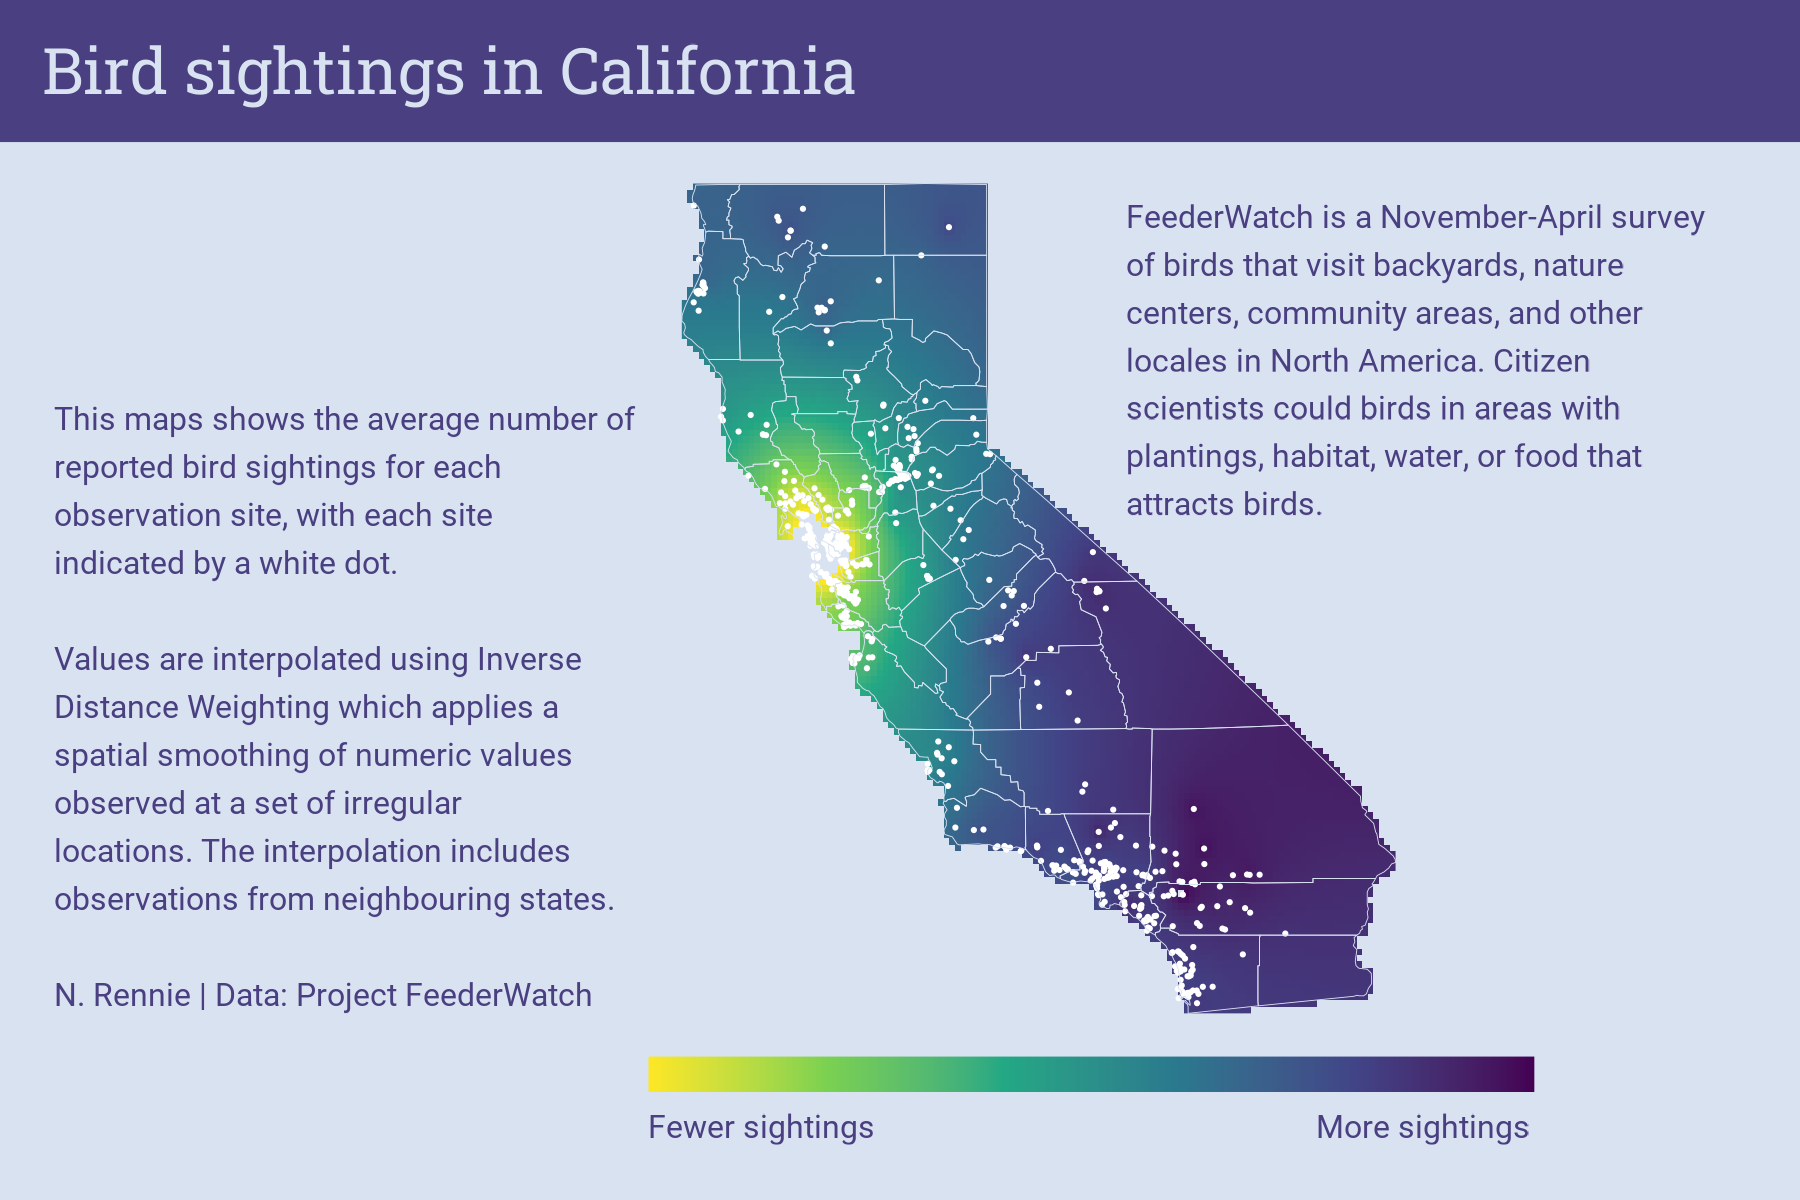

Write R code to recreate this figure.
library(tidyverse)
library(showtext)
library(camcorder)
library(sf)
library(spatstat)
library(raster)
library(terra)
library(tidyterra)
library(maps)

# load fonts
font_add_google("Roboto Slab", "slab")
font_add_google("Roboto", "roboto")
showtext_auto()

# load data
feederwatch <- readr::read_csv('https://raw.githubusercontent.com/rfordatascience/tidytuesday/master/data/2023/2023-01-10/PFW_2021_public.csv')
site_data <- readr::read_csv('https://raw.githubusercontent.com/rfordatascience/tidytuesday/master/data/2023/2023-01-10/PFW_count_site_data_public_2021.csv')

# data wrangling
plot_data <- feederwatch |> 
  select(loc_id, latitude, longitude, how_many) |> 
  group_by(loc_id) |> 
  mutate(how_many = mean(how_many, na.rm = TRUE)) |> 
  distinct() |> 
  ungroup() |> 
  select(latitude, longitude, how_many) |> 
  drop_na()

# get bg map
usa_map <- st_as_sf(map("county", plot = FALSE, fill = TRUE))
usa_map <- subset(counties, grepl("california", counties$ID))
bb <- st_bbox(usa_map)
usa_map$label = "Bird sightings in California"

# interpolate
obs_window <- owin(bb[c(1,3)], bb[c(2,4)])
ppp_birds <- ppp(plot_data$longitude,
                 plot_data$latitude,
                 marks = plot_data$how_many,
                 window = obs_window)
idw_birds <- idw(ppp_birds, power=0.05, at="pixels")
sp_idw_birds <- spatstat.geom::as.data.frame.im(idw_birds) |> 
  as_tibble()

# crop to area
obj_raster <- rast(sp_idw_birds)
obj_raster_mask <- crop(obj_raster, vect(usa_map)) %>%
  mask(vect(usa_map))

# points data
points_data <- feederwatch |> 
  separate(subnational1_code, into = c("country", "state"), sep = "-") |> 
  filter(state == "CA") |> 
  select(latitude, longitude) |> 
  distinct()

# start recording
gg_record(
  dir = file.path("2023", "2023-01-10", "recording"), # where to save the recording
  device = "png", # device to use to save images
  width = 6, # width of saved image
  height = 4, # height of saved image
  units = "in", # units for width and height
  dpi = 300 # dpi to use when saving image
)

# subtitle
st <- "This maps shows the average number of reported bird sightings for each observation site, with each site indicated by a white dot.\n\nValues are interpolated using Inverse Distance Weighting which applies a spatial smoothing of numeric values observed at a set of irregular locations. The interpolation includes observations from neighbouring states.\n\nN. Rennie | Data: Project FeederWatch"

# plot
ggplot() +
  geom_spatraster(data = obj_raster_mask) +
  geom_point(data = points_data,
             mapping = aes(x = longitude,
                           y = latitude),
             colour = "white",
             size = 0.05) +
  geom_sf(data = usa_map, fill = "transparent", linewidth = 0.1, colour = "#d9e2f1") +
  scale_fill_viridis_c(na.value = "#d9e2f1",
                       limits = c(3.79, 3.83),
                       breaks = c(3.795, 3.825),
                       labels = c("Fewer sightings", "More sightings"),
                       direction = -1
  ) +
  annotate("text", 
           x = -118,
           y = 40,
           label = str_wrap("FeederWatch is a November-April survey of birds that visit backyards, nature centers, community areas, and other locales in North America. Citizen scientists could birds in areas with plantings, habitat, water, or food that attracts birds.",
                           40),
           family = "roboto",
           lineheight = 0.4,
           size = 8.4,
           hjust = 0,
           colour = "#4a4081") +
  coord_sf(xlim = c(-133, -109.5)) +
  facet_wrap(~label) +
  labs(tag = usefunc::str_wrap_break(st, 40)) +
  guides(fill = guide_colourbar(ticks = FALSE)) +
  theme_void() +
  theme(plot.background = element_rect(fill = "#d9e2f1", colour = "#d9e2f1"),
        panel.background = element_rect(fill = "#d9e2f1", colour = "#d9e2f1"),
        strip.text = element_text(family = "slab", lineheight = 0.4, hjust = 0,
                                  colour = "#d9e2f1", size = 48,
                                  margin = margin(t = 10, 
                                                  l = 10, 
                                                  b = 10)),
        strip.background = element_rect(fill = "#4a4081", colour = "#4a4081"),
        plot.tag.position = c(0.03, 0.33),
        plot.tag = element_text(family = "roboto",lineheight = 0.4, size = 24,
                                colour = "#4a4081", hjust = 0),
        legend.text = element_text(family = "roboto", lineheight = 0.4,
                                   size = 24, hjust = 0.5,
                                   colour = "#4a4081"),
        legend.key.width = unit(1.5,"cm"),
        legend.key.height = unit(0.3,"cm"),
        legend.position = c(0.6, -0.05),
        legend.title = element_blank(),
        legend.direction = "horizontal",
        plot.margin = margin(-5,0,30,0))

# save gif
gg_playback(
  name = file.path("2023", "2023-01-10","20230110.gif"),
  first_image_duration = 4,
  last_image_duration = 20,
  frame_duration = .25,
  background = "white"
)
